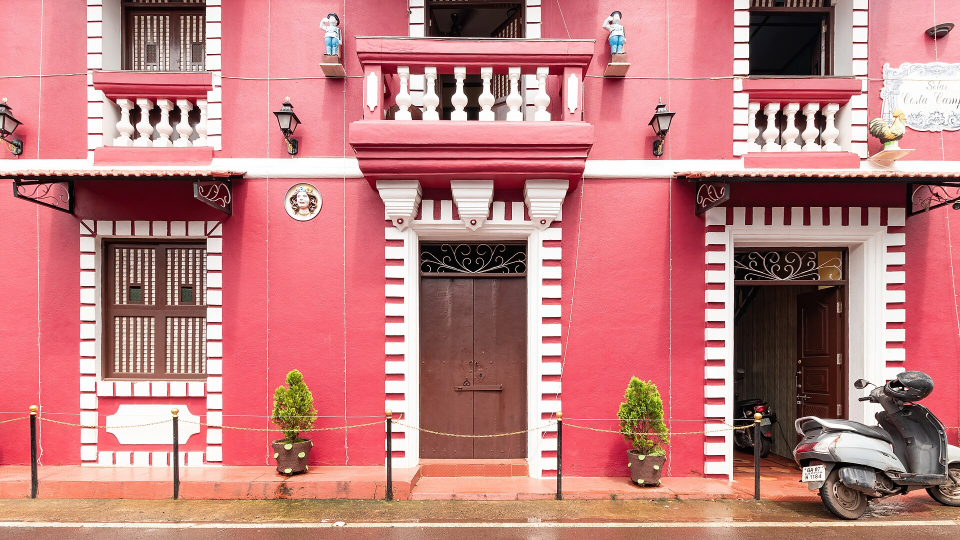
#> input picture samples/house-1.jpg, 1920 x 1080 px (shown at 1/2 size)
$ python -i quality_gate.py   (imports and definitions only)   (older library calls are emulated)
#> lines starting #> are read from the running program, lines starting #| are printed output that depends on the picture
#> further down, picture is the input picture: shape (1080, 1920, 3); mean B, G, R 125.4, 126.3, 192.7
"""Image usability check (spec 5.1). Pure function over pixels; no I/O.

Scores are heuristics tuned for facade photos: sharpness via Laplacian variance, exposure via
mean luminance, contrast via luminance std-dev, plus minimum resolution.
"""

from __future__ import annotations

from dataclasses import dataclass, field

import cv2
import numpy as np

BLUR_HARD_MIN = 40.0  # below → reject
BLUR_SOFT_MIN = 100.0  # below → warn
MIN_SIDE = 640
BRIGHT_MIN, BRIGHT_MAX = 50.0, 215.0
CONTRAST_MIN = 28.0


@dataclass
class QualityResult:
    usable: bool
    score: float
    blur_score: float
    brightness: float
    contrast: float
    guidance: list[str] = field(default_factory=list)

    def as_dict(self) -> dict:
        return self.__dict__.copy()


def assess(image_bgr: np.ndarray, min_side: int = MIN_SIDE) -> QualityResult:
#> called with min_side = 640
    h, w = image_bgr.shape[:2]
#> h = 1080; w = 1920
    gray = cv2.cvtColor(image_bgr, cv2.COLOR_BGR2GRAY)
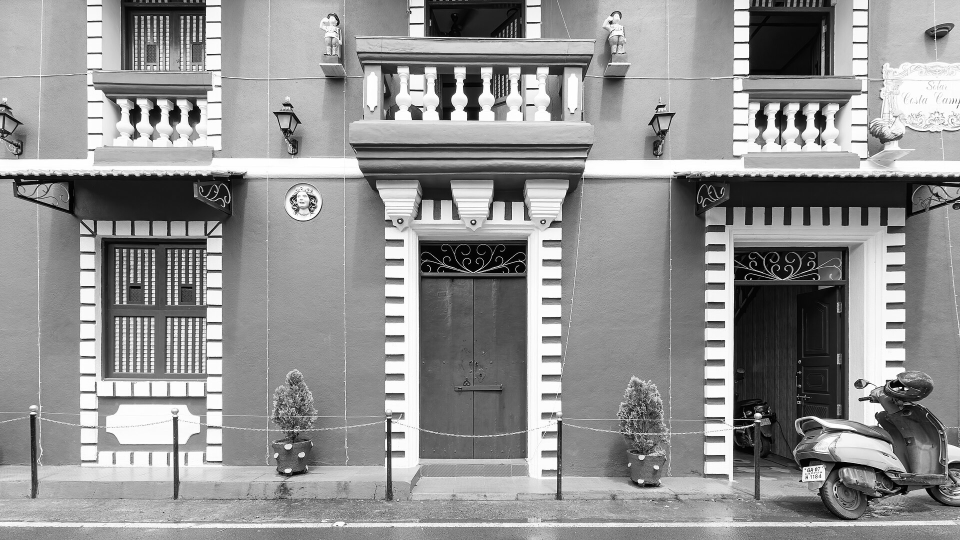
#> gray: shape (1080, 1920) (shown at 1/2 size); min 0, max 255, mean 146
    # Evaluate blur at a normalised size so the threshold is resolution-independent.
    scale = 1024 / max(h, w)
#> scale = 0.533
    g = (
        cv2.resize(gray, None, fx=scale, fy=scale, interpolation=cv2.INTER_AREA)
        if scale < 1
        else gray
    )
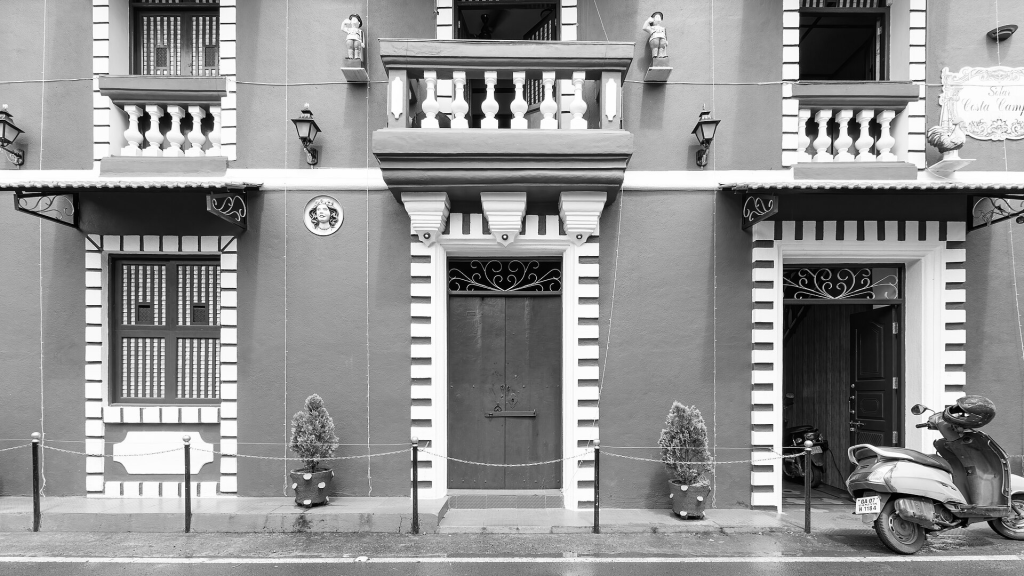
#> g: shape (576, 1024); min 1, max 255, mean 146
    blur = float(cv2.Laplacian(g, cv2.CV_64F).var())
#> blur = 2305.3
    brightness = float(gray.mean())
#> brightness = 146
    contrast = float(gray.std())
#> contrast = 68.12

    guidance: list[str] = []
    usable = True
    if min(h, w) < min_side:
        usable = False
        guidance.append(
            f"Image is too small ({w}×{h}). Use at least {min_side}px on the short side."
        )
    if blur < BLUR_HARD_MIN:
        usable = False
        guidance.append("Image is very blurry. Hold the camera steady and retake in daylight.")
    elif blur < BLUR_SOFT_MIN:
        guidance.append("Image is slightly soft; a sharper photo will improve region detection.")
    if brightness < BRIGHT_MIN:
        usable = usable and brightness > BRIGHT_MIN * 0.6
        guidance.append("Image is dark. Shoot in daylight so wall textures are visible.")
    elif brightness > BRIGHT_MAX:
        guidance.append("Image is over-exposed. Avoid shooting into direct sun.")
    if contrast < CONTRAST_MIN:
        guidance.append("Low contrast; make sure the whole facade is in frame without haze.")
    if w / h < 0.5 or w / h > 2.5:
        guidance.append("Unusual aspect ratio; frame the full front elevation of the house.")
    if not guidance:
        guidance.append(
            "Looks good. Make sure the full front elevation is visible for best results."
        )

    # Composite 0–100 score for display.
    s_blur = min(blur / 300.0, 1.0)
#> s_blur = 1
    s_bright = 1.0 - min(abs(brightness - 128) / 128.0, 1.0)
#> s_bright = 0.859
    s_contrast = min(contrast / 60.0, 1.0)
#> s_contrast = 1
    s_res = min(min(h, w) / 1200.0, 1.0)
#> s_res = 0.9
    score = round(100 * (0.45 * s_blur + 0.2 * s_bright + 0.2 * s_contrast + 0.15 * s_res), 1)
#> score = 95.7
    return QualityResult(
        usable, score, round(blur, 1), round(brightness, 1), round(contrast, 1), guidance
    )

>>> import cv2
>>> picture = cv2.imread('../../../../samples/house-1.jpg')
>>> result = assess(picture)

$ run again, on samples/house-2.jpg
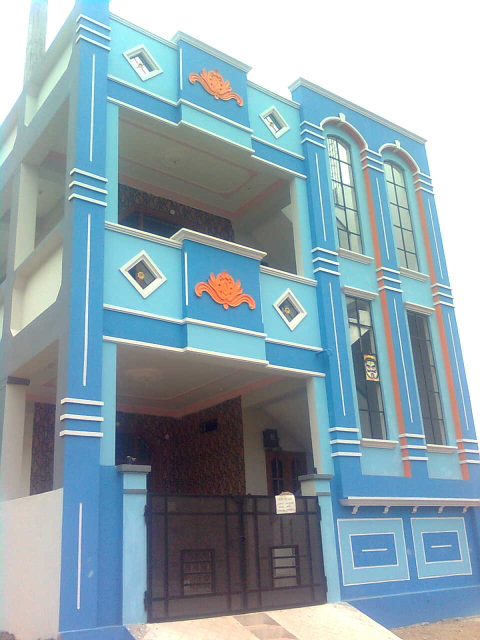
#> input picture samples/house-2.jpg, 960 x 1280 px (shown at 1/2 size)
#> picture is the input picture: shape (1280, 960, 3); mean B, G, R 174.9, 165.3, 143.5
#> in assess, `gray = cv2.cvtColor(image_bgr, cv2.COLOR_BGR2GRAY)`:
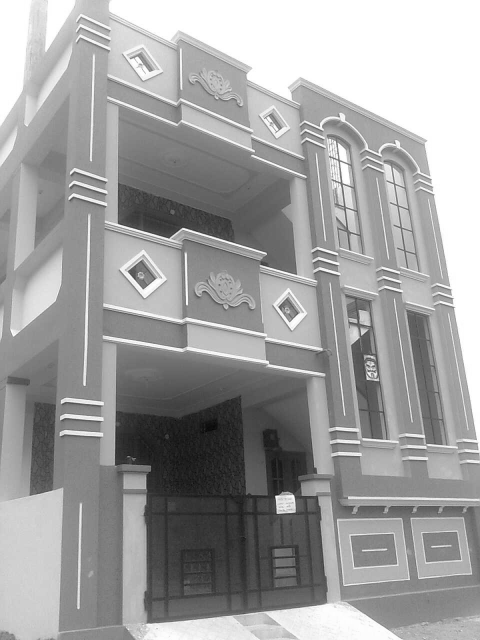
#> gray: shape (1280, 960) (shown at 1/2 size); min 2, max 255, mean 159.9
#> in assess, `g = ( cv2.resize(gray, None, fx=scale, fy=scale, interpolation=cv2.INT..`:
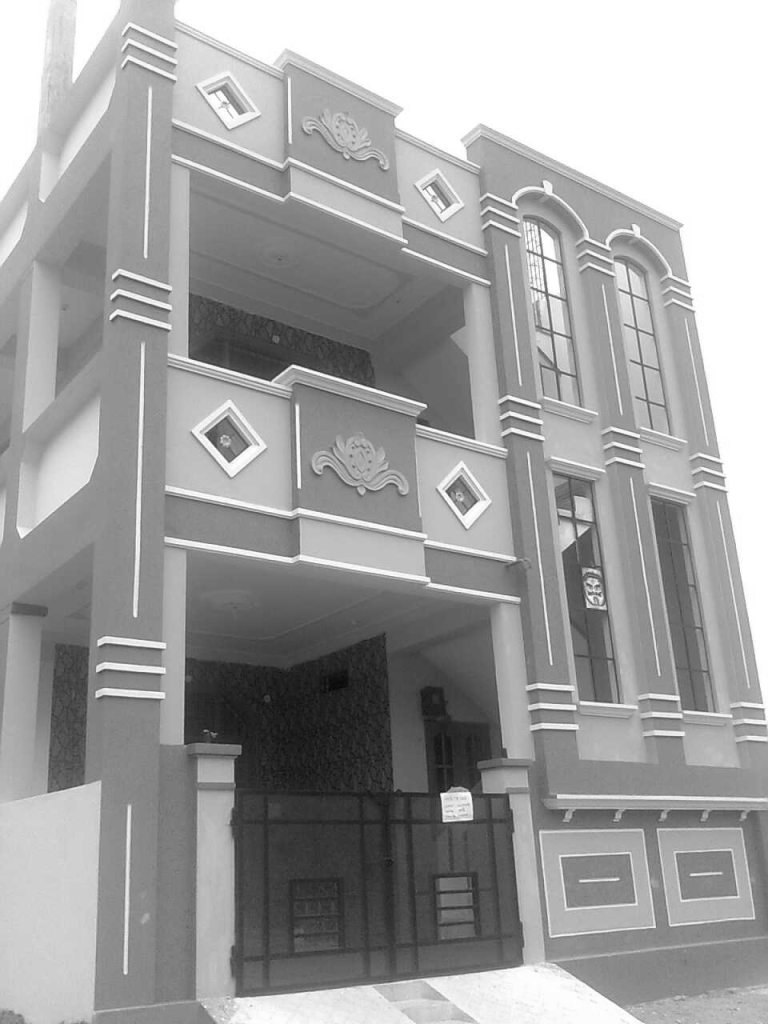
#> g: shape (1024, 768); min 5, max 255, mean 159.9
#> blur = 321.3
#> brightness = 159.9
#> contrast = 61.06
#> s_blur = 1
#> s_bright = 0.751
#> s_contrast = 1
#> score = 92
